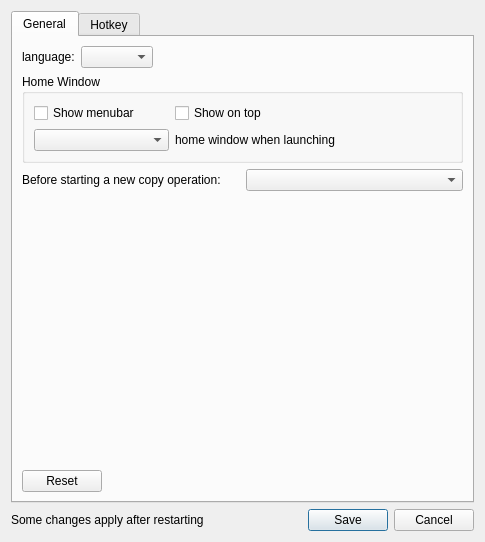
<?xml version="1.0" encoding="UTF-8"?>
<ui version="4.0">
 <class>Preferences</class>
 <widget class="QDialog" name="Preferences">
  <property name="geometry">
   <rect>
    <x>0</x>
    <y>0</y>
    <width>485</width>
    <height>542</height>
   </rect>
  </property>
  <property name="windowTitle">
   <string>PasTk - Preferences</string>
  </property>
  <layout class="QGridLayout" name="gridLayout">
   <item row="0" column="0" colspan="2">
    <widget class="QTabWidget" name="tabWidget">
     <property name="currentIndex">
      <number>0</number>
     </property>
     <widget class="QWidget" name="generalTab">
      <attribute name="title">
       <string>General</string>
      </attribute>
      <layout class="QVBoxLayout" name="verticalLayout_2">
       <item>
        <layout class="QHBoxLayout" name="horizontalLayout_3">
         <item>
          <widget class="QLabel" name="label_6">
           <property name="text">
            <string>language:</string>
           </property>
          </widget>
         </item>
         <item>
          <widget class="QComboBox" name="languageCB"/>
         </item>
         <item>
          <spacer name="horizontalSpacer_5">
           <property name="orientation">
            <enum>Qt::Horizontal</enum>
           </property>
           <property name="sizeHint" stdset="0">
            <size>
             <width>40</width>
             <height>20</height>
            </size>
           </property>
          </spacer>
         </item>
        </layout>
       </item>
       <item>
        <widget class="QGroupBox" name="groupBox_3">
         <property name="title">
          <string>Home Window</string>
         </property>
         <layout class="QGridLayout" name="gridLayout_4">
          <item row="1" column="0">
           <widget class="QComboBox" name="windowVisibility"/>
          </item>
          <item row="1" column="1" colspan="2">
           <widget class="QLabel" name="label_7">
            <property name="text">
             <string>home window when launching</string>
            </property>
           </widget>
          </item>
          <item row="0" column="0">
           <widget class="QCheckBox" name="menubarShowOpt">
            <property name="text">
             <string>Show menubar</string>
            </property>
           </widget>
          </item>
          <item row="0" column="1">
           <widget class="QCheckBox" name="topmostOpt">
            <property name="text">
             <string>Show on top</string>
            </property>
           </widget>
          </item>
         </layout>
        </widget>
       </item>
       <item>
        <layout class="QHBoxLayout" name="horizontalLayout_4">
         <item>
          <widget class="QLabel" name="label_8">
           <property name="text">
            <string>Before starting a new copy operation:</string>
           </property>
          </widget>
         </item>
         <item>
          <widget class="QComboBox" name="clearHistoryOpt"/>
         </item>
        </layout>
       </item>
       <item>
        <spacer name="verticalSpacer_2">
         <property name="orientation">
          <enum>Qt::Vertical</enum>
         </property>
         <property name="sizeHint" stdset="0">
          <size>
           <width>20</width>
           <height>216</height>
          </size>
         </property>
        </spacer>
       </item>
       <item>
        <layout class="QHBoxLayout" name="horizontalLayout_2">
         <item>
          <widget class="QPushButton" name="generalResetBtn">
           <property name="text">
            <string>Reset</string>
           </property>
          </widget>
         </item>
         <item>
          <spacer name="horizontalSpacer_4">
           <property name="orientation">
            <enum>Qt::Horizontal</enum>
           </property>
           <property name="sizeHint" stdset="0">
            <size>
             <width>40</width>
             <height>20</height>
            </size>
           </property>
          </spacer>
         </item>
        </layout>
       </item>
      </layout>
     </widget>
     <widget class="QWidget" name="hotkeyTab">
      <attribute name="title">
       <string>Hotkey</string>
      </attribute>
      <layout class="QVBoxLayout" name="verticalLayout">
       <item>
        <widget class="QGroupBox" name="groupBox">
         <property name="title">
          <string>Home Window</string>
         </property>
         <layout class="QGridLayout" name="gridLayout_2">
          <item row="0" column="2">
           <widget class="QKeySequenceEdit" name="copyShortcut"/>
          </item>
          <item row="1" column="2">
           <widget class="QKeySequenceEdit" name="runPasteShortcut"/>
          </item>
          <item row="0" column="0">
           <widget class="QLabel" name="label_4">
            <property name="text">
             <string>Start/End copy:</string>
            </property>
           </widget>
          </item>
          <item row="1" column="0">
           <widget class="QLabel" name="label_2">
            <property name="text">
             <string>Switch to paste:      </string>
            </property>
           </widget>
          </item>
          <item row="1" column="3">
           <widget class="QToolButton" name="resetRunPasteShortcut">
            <property name="text">
             <string>...</string>
            </property>
           </widget>
          </item>
          <item row="0" column="3">
           <widget class="QToolButton" name="resetCopyShortcut">
            <property name="text">
             <string>...</string>
            </property>
           </widget>
          </item>
          <item row="1" column="1">
           <spacer name="horizontalSpacer">
            <property name="orientation">
             <enum>Qt::Horizontal</enum>
            </property>
            <property name="sizeHint" stdset="0">
             <size>
              <width>40</width>
              <height>20</height>
             </size>
            </property>
           </spacer>
          </item>
         </layout>
        </widget>
       </item>
       <item>
        <widget class="QGroupBox" name="groupBox_2">
         <property name="title">
          <string>Paste Window</string>
         </property>
         <layout class="QGridLayout" name="gridLayout_3">
          <property name="horizontalSpacing">
           <number>7</number>
          </property>
          <item row="0" column="2">
           <widget class="QKeySequenceEdit" name="pasteShortcut"/>
          </item>
          <item row="0" column="3">
           <widget class="QToolButton" name="resetPasteShortcut">
            <property name="text">
             <string>...</string>
            </property>
           </widget>
          </item>
          <item row="1" column="0">
           <widget class="QLabel" name="label_3">
            <property name="text">
             <string>Skip the current item:</string>
            </property>
           </widget>
          </item>
          <item row="1" column="2">
           <widget class="QKeySequenceEdit" name="skipShortcut"/>
          </item>
          <item row="1" column="3">
           <widget class="QToolButton" name="resetSkipShortcut">
            <property name="text">
             <string>...</string>
            </property>
           </widget>
          </item>
          <item row="0" column="0">
           <widget class="QLabel" name="label_5">
            <property name="text">
             <string>Apply paste:</string>
            </property>
           </widget>
          </item>
          <item row="1" column="1">
           <spacer name="horizontalSpacer_2">
            <property name="orientation">
             <enum>Qt::Horizontal</enum>
            </property>
            <property name="sizeHint" stdset="0">
             <size>
              <width>40</width>
              <height>20</height>
             </size>
            </property>
           </spacer>
          </item>
         </layout>
        </widget>
       </item>
       <item>
        <spacer name="verticalSpacer">
         <property name="orientation">
          <enum>Qt::Vertical</enum>
         </property>
         <property name="sizeHint" stdset="0">
          <size>
           <width>20</width>
           <height>171</height>
          </size>
         </property>
        </spacer>
       </item>
       <item>
        <layout class="QHBoxLayout" name="horizontalLayout">
         <item>
          <widget class="QPushButton" name="hotkeyResetBtn">
           <property name="text">
            <string>Reset</string>
           </property>
          </widget>
         </item>
         <item>
          <spacer name="horizontalSpacer_3">
           <property name="orientation">
            <enum>Qt::Horizontal</enum>
           </property>
           <property name="sizeHint" stdset="0">
            <size>
             <width>40</width>
             <height>20</height>
            </size>
           </property>
          </spacer>
         </item>
        </layout>
       </item>
      </layout>
     </widget>
    </widget>
   </item>
   <item row="1" column="0">
    <widget class="QLabel" name="label">
     <property name="text">
      <string>Some changes apply after restarting</string>
     </property>
    </widget>
   </item>
   <item row="1" column="1">
    <widget class="QDialogButtonBox" name="buttonBox">
     <property name="orientation">
      <enum>Qt::Horizontal</enum>
     </property>
     <property name="standardButtons">
      <set>QDialogButtonBox::Cancel|QDialogButtonBox::Save</set>
     </property>
    </widget>
   </item>
  </layout>
 </widget>
 <resources/>
 <connections>
  <connection>
   <sender>buttonBox</sender>
   <signal>accepted()</signal>
   <receiver>Preferences</receiver>
   <slot>accept()</slot>
   <hints>
    <hint type="sourcelabel">
     <x>248</x>
     <y>254</y>
    </hint>
    <hint type="destinationlabel">
     <x>157</x>
     <y>274</y>
    </hint>
   </hints>
  </connection>
  <connection>
   <sender>buttonBox</sender>
   <signal>rejected()</signal>
   <receiver>Preferences</receiver>
   <slot>reject()</slot>
   <hints>
    <hint type="sourcelabel">
     <x>316</x>
     <y>260</y>
    </hint>
    <hint type="destinationlabel">
     <x>286</x>
     <y>274</y>
    </hint>
   </hints>
  </connection>
 </connections>
</ui>
